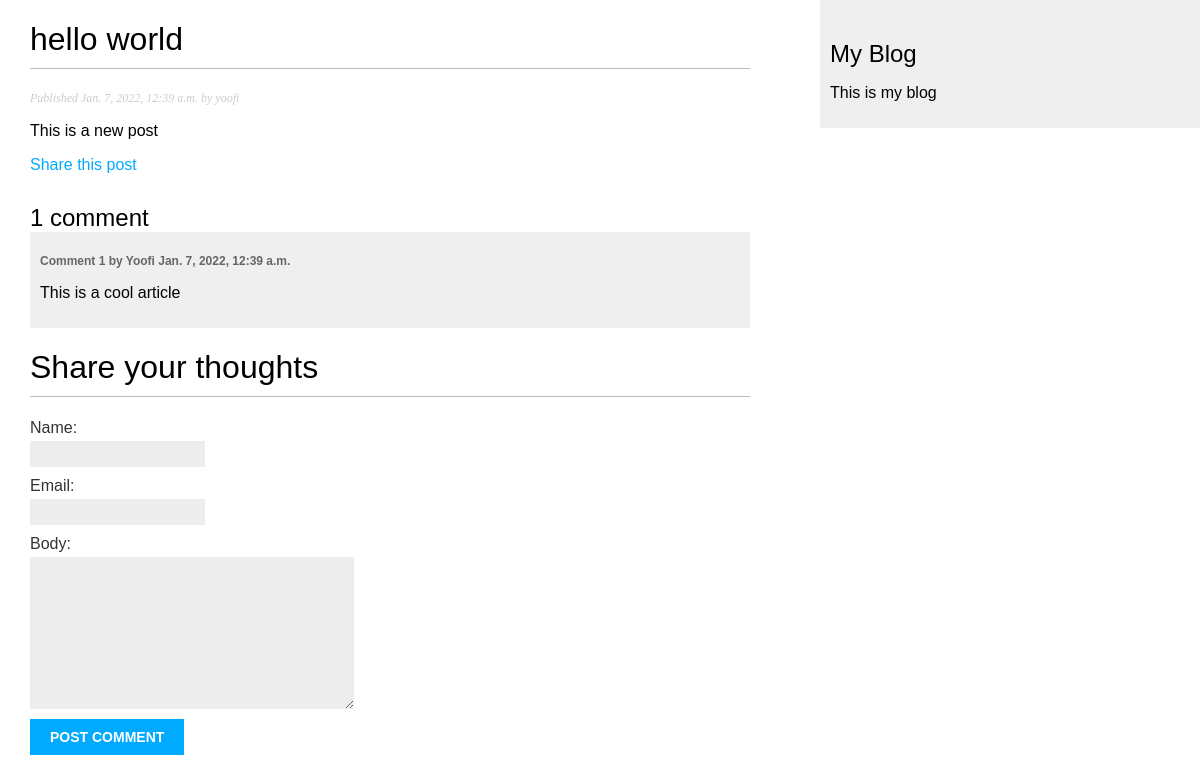
Screenshot of /blog/2022/1/7/hello-world with the database file from the repository.
### blog/models.py (models this page shows, shortened)
class Post(models.Model):
    STATUS_CHOICES = (('draft', 'DRAFT'), ('published', 'Published'))
    title = models.CharField(max_length=250)
    slug = models.SlugField(max_length=250, unique_for_date='publish')
    author = models.ForeignKey(
        User, on_delete=models.CASCADE, related_name='blog_posts')
    body = models.TextField()
    publish = models.DateTimeField(default=timezone.now)
    created = models.DateTimeField(auto_now_add=True)
    updated = models.DateTimeField(auto_now=True)
    status = models.CharField(
        max_length=10, choices=STATUS_CHOICES, default='draft')
    objects = models.Manager()
    published = PublishedManager()
    class Meta:
        ordering = ['-publish']

class Comment(models.Model):
    post = models.ForeignKey(
        Post, on_delete=models.CASCADE, related_name='comments')
    name = models.CharField(max_length=80)
    email = models.EmailField()
    body = models.TextField()
    created = models.DateTimeField(auto_now_add=True)
    updated = models.DateTimeField(auto_now=True)
    active = models.BooleanField(default=True)
    class Meta:
        ordering = ['created']

### blog/views.py (the view)
# urls.py: path('<int:year>/<int:month>/<int:day>/<slug:post>', views.show, name='show'),
def show(request, year, month, day, post):
    post = get_object_or_404(Post,
                             slug=post,
                             status='published',
                             publish__year=year,
                             publish__month=month,
                             publish__day=day,
                             )
    comments = post.comments.filter(active=True)
    new_comment = None
    if request.method == 'POST':
        form = CommentForm(request.POST)
        if form.is_valid():
            new_comment = form.save(commit=False)
            new_comment.post = post
            new_comment.save()
    else:
        form = CommentForm()
    return render(request, 'blog/posts/show.html', {'post': post, 'comments': comments, 'comment': new_comment, 'comment_form': form})

### blog/forms.py
class CommentForm(forms.ModelForm):
    class Meta:
        model = Comment
        fields = ('name', 'email', 'body')

### blog/templates/blog/posts/show.html (shortened to what this page needs)
{% extends "blog/base.html" %}
{% block content %}
<h1>{{post.title}}</h1>
<p class="date">
    Published {{post.publish}} by {{post.author}}
</p>
{{post.body|linebreaks}}
<a href="{% url 'blog:post_share' post.id %}">Share this post</a>
{% with comments.count as total_comments%}
<h2>
    {{total_comments}} comment{{total_comments|pluralize}}
</h2>
{%endwith%}
{%for comment in comments%}
<div class="comment">
    <p class="info">
        Comment {{forloop.counter}} by {{comment.name}}
        {{comment.created}}
    </p>
    {{comment.body|linebreaks}}
</div>
{%endfor%}
{%if comment%}
<h2> Your comment has been added</h2>
{%else%}
<h1>Share your thoughts</h1>
<form method="post">
    {{comment_form.as_p}}
    <input type="submit" value="Post Comment" />
</form>
{%endif%}
{% endblock %}

### blog/static/css/blog.css (style rules this page uses)
body { margin: 0; padding: 0; font-family: helvetica, sans-serif; }
a { color: #00abff; text-decoration: none; }
h1 { font-weight: normal; border-bottom: 1px solid #bbb; padding: 0 0 10px 0; }
h2 { font-weight: normal; margin: 30px 0 0; }
p.date { color: #ccc; font-family: georgia, serif; font-size: 12px; font-style: italic; }
label { float: left; clear: both; color: #333; margin-bottom: 4px; }
input, textarea { clear: both; float: left; margin: 0 0 10px; background: #ededed; border: 0; padding: 6px 10px; font-size: 12px; }
input[type="submit"] { font-weight: bold; background: #00abff; color: #fff; padding: 10px 20px; font-size: 14px; text-transform: uppercase; }
.comment { padding: 10px; }
.comment:nth-child(even) { background: #efefef; }
.comment .info { font-weight: bold; font-size: 12px; color: #666; }

### rows the page displays
Post: title "hello world", publish "Jan. 7, 2022, 12:39 a.m.", author "yoofi", body "This is a new post"
Comment: name "Yoofi", created "Jan. 7, 2022, 12:39 a.m.", body "This is a cool article"

### other values shown
{{ total_comments }} "1"
